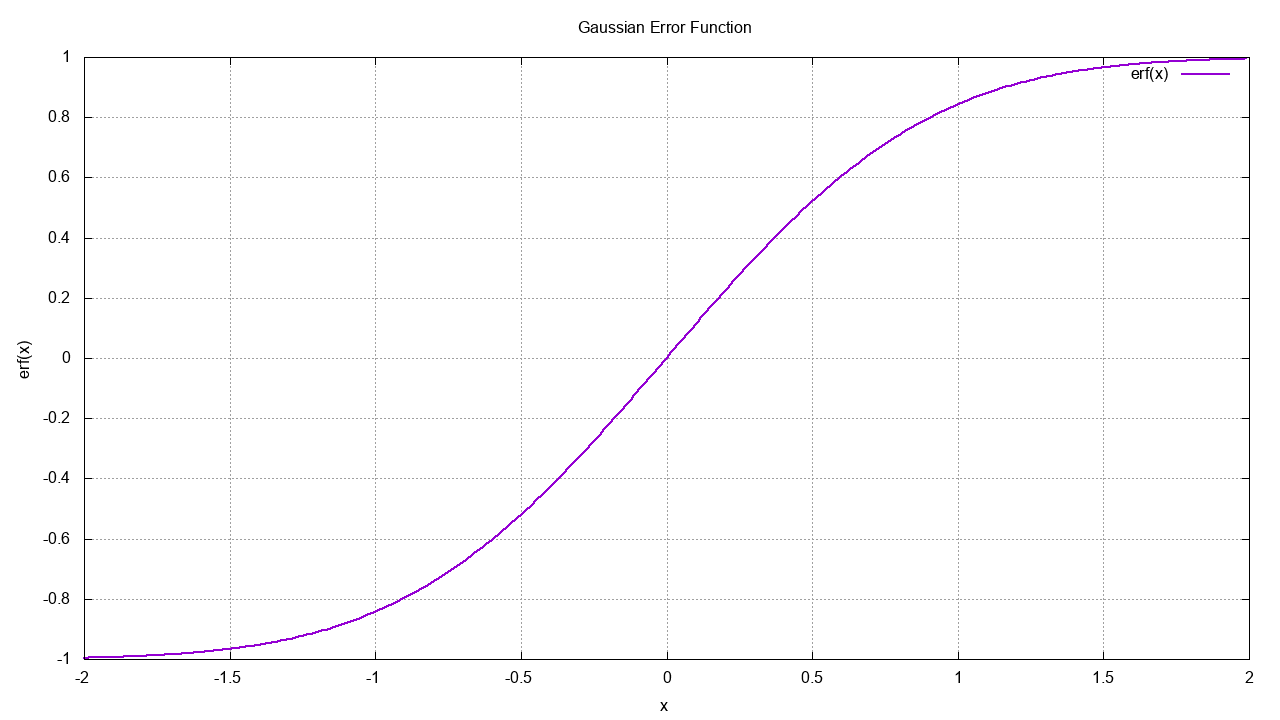

Here is the gnuplot script that generated this plot:
set xlabel "x"
set ylabel "erf(x)"
set title "Gaussian Error Function"
set grid

set terminal png size 1280,720
set output "Function17.png"
plot "Function17.dat" u 1:(column("erf(x)")) w l lw 2

set terminal wxt background '#00222222'
plot "Function17.dat" u 1:(column("erf(x)")) w l lw 2
